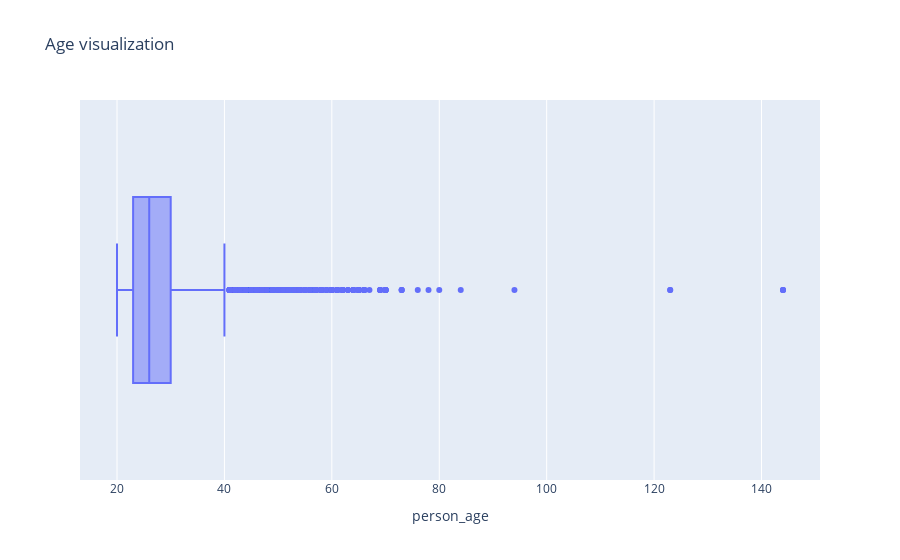

Source (notebook cell):
### Code cell
px.box(crloan_df, x='person_age', title='Age visualization')

### Figure 1 — Plotly figure (JSON) as saved in the notebook; plotly's stock layout.template omitted (floating-point values rounded to 4 significant figures; data arrays with more than 128 entries replaced by an {"elided": "..."} marker saying what was removed)
{"data": [{"alignmentgroup": "True", "hovertemplate": "person_age=%{x}<extra></extra>", "legendgroup": "", "marker": {"color": "#636efa"}, "name": "", "notched": false, "offsetgroup": "", "orientation": "h", "showlegend": false, "type": "box", "x": {"elided": "32581 int values"}, "x0": " ", "xaxis": "x", "y0": " ", "yaxis": "y"}], "layout": {"boxmode": "group", "legend": {"tracegroupgap": 0}, "title": {"text": "Age visualization"}, "xaxis": {"anchor": "y", "domain": [0, 1], "title": {"text": "person_age"}}, "yaxis": {"anchor": "x", "domain": [0, 1]}}}
